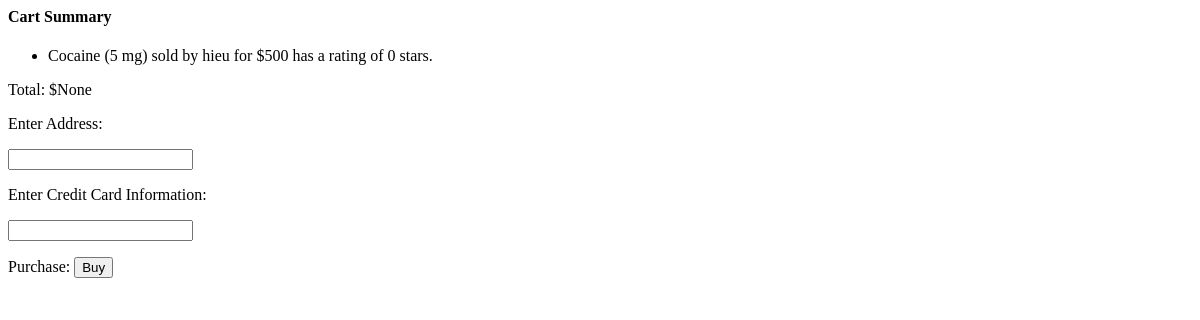
The page /checkout/ on the database as committed earlier.
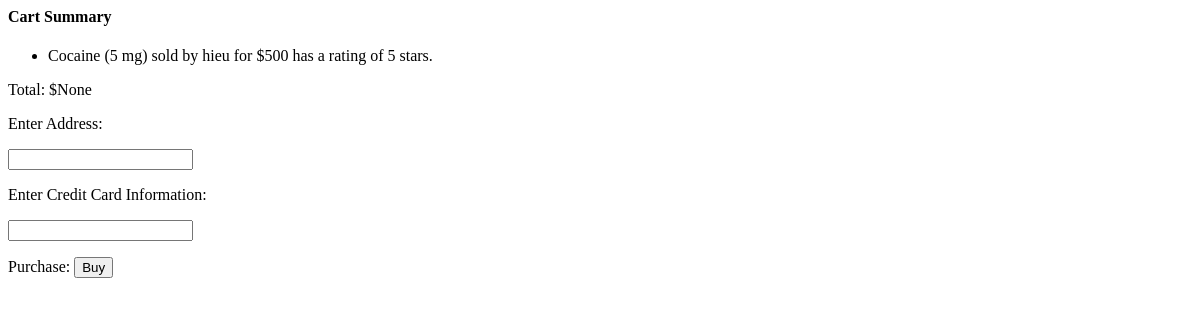
The same page on the database as committed later.
### app/models.py (models this page shows, shortened)
class Item(db.Model):
    id = db.Column(db.Integer, primary_key=True)
    itemname = db.Column(db.String(256))
    seller = db.Column(db.String(64), db.ForeignKey('user.username'))
    price = db.Column(db.Integer)
    rating = db.Column(db.Integer)
    numberofratings = db.Column(db.Integer)
    sumofratings = db.Column(db.Integer)
    img = db.Column(db.Text, unique=True, nullable=False)
    name = db.Column(db.Text, nullable=False)
    mimetype = db.Column(db.Text, nullable=False)
    def __repr__(self):
        return f'''{self.itemname} sold by {self.seller} for ${self.price} has a rating of {self.rating} stars.'''

### app/routes.py (the view, shortened to what this page needs)
@myapp_obj.route('/checkout/', methods = ["GET", "POST"])
def buyItems():
    return render_template('shipping.html', buyInfo=CheckoutInfo.query.all(), items = Item.query.all(), total_price = (CartItem.query.with_entities(sql.func.sum(CartItem.price))).scalar())

### app/templates/shipping.html (shortened to what this page needs)
<html>
    <body>
        <form action="#" method = "POST">
            <h4> Cart Summary </h4>
		    <ul>
		    {% for item in items %}
		        <li> {{item}} </li>
		    {% endfor %}
		    </ul>
            Total: ${{total_price}}
            <p> Enter Address: </p>
            <p> <input type = "text" name = "address"> </p>
            <p> Enter Credit Card Information: </p>
            <p> <input type = "number" name = "number"> </p>
            <p> Purchase: <input type = submit name = "submit" value = "Buy"> </p>
        </form>
    </body>
</html>

Rows that differ between the two databases and show on the page:
changed Item: itemname+seller+price "Cocaine (5 mg) sold by hieu for $500 has a rating of 0 stars." → "Cocaine (5 mg) sold by hieu for $500 has a rating of 5 stars."
